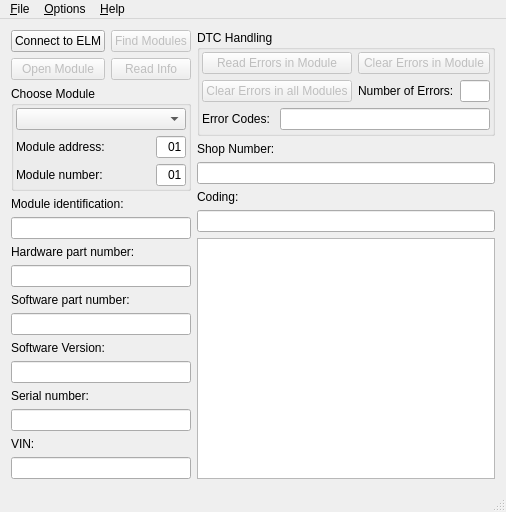
<?xml version="1.0" encoding="UTF-8"?>
<ui version="4.0">
 <class>MainWindow</class>
 <widget class="QMainWindow" name="MainWindow">
  <property name="windowTitle">
   <string>SpeckMobil</string>
  </property>
  <property name="windowIcon">
   <iconset resource="icons.qrc">
    <normaloff>:/resources/icon.png</normaloff>:/resources/icon.png</iconset>
  </property>
  <widget class="QWidget" name="centralWidget">
   <layout class="QGridLayout" name="gridLayout_5">
    <item row="0" column="0">
     <widget class="QPushButton" name="pushButton_connect">
      <property name="text">
       <string>Connect to ELM</string>
      </property>
     </widget>
    </item>
    <item row="0" column="1">
     <widget class="QPushButton" name="pushButton_findModules">
      <property name="enabled">
       <bool>false</bool>
      </property>
      <property name="text">
       <string>Find Modules</string>
      </property>
     </widget>
    </item>
    <item row="0" column="2" rowspan="3">
     <widget class="QGroupBox" name="groupBox">
      <property name="title">
       <string>DTC Handling</string>
      </property>
      <layout class="QGridLayout" name="gridLayout">
       <property name="leftMargin">
        <number>2</number>
       </property>
       <property name="topMargin">
        <number>2</number>
       </property>
       <property name="rightMargin">
        <number>2</number>
       </property>
       <property name="bottomMargin">
        <number>2</number>
       </property>
       <item row="0" column="0">
        <layout class="QGridLayout" name="gridLayout_3">
         <item row="1" column="2">
          <layout class="QHBoxLayout" name="horizontalLayout_2">
           <item>
            <widget class="QLabel" name="label_9">
             <property name="text">
              <string>Number of Errors:</string>
             </property>
            </widget>
           </item>
           <item>
            <widget class="QLineEdit" name="lineEdit_numDTC">
             <property name="enabled">
              <bool>true</bool>
             </property>
             <property name="sizePolicy">
              <sizepolicy hsizetype="Maximum" vsizetype="Fixed">
               <horstretch>0</horstretch>
               <verstretch>0</verstretch>
              </sizepolicy>
             </property>
             <property name="maximumSize">
              <size>
               <width>30</width>
               <height>16777215</height>
              </size>
             </property>
             <property name="inputMask">
              <string>hH</string>
             </property>
             <property name="maxLength">
              <number>2</number>
             </property>
             <property name="alignment">
              <set>Qt::AlignRight|Qt::AlignTrailing|Qt::AlignVCenter</set>
             </property>
            </widget>
           </item>
          </layout>
         </item>
         <item row="0" column="0" colspan="2">
          <widget class="QPushButton" name="pushButton_readErrors">
           <property name="enabled">
            <bool>false</bool>
           </property>
           <property name="text">
            <string>Read Errors in Module</string>
           </property>
          </widget>
         </item>
         <item row="0" column="2">
          <widget class="QPushButton" name="pushButton_resetErrors">
           <property name="enabled">
            <bool>false</bool>
           </property>
           <property name="text">
            <string>Clear Errors in Module</string>
           </property>
          </widget>
         </item>
         <item row="1" column="0" colspan="2">
          <widget class="QPushButton" name="pushButton_resetErrors_2">
           <property name="enabled">
            <bool>false</bool>
           </property>
           <property name="text">
            <string>Clear Errors in all Modules</string>
           </property>
          </widget>
         </item>
         <item row="2" column="0">
          <widget class="QLabel" name="label_10">
           <property name="text">
            <string>Error Codes:</string>
           </property>
          </widget>
         </item>
         <item row="2" column="1" colspan="2">
          <widget class="QLineEdit" name="lineEdit_DTCs"/>
         </item>
        </layout>
       </item>
      </layout>
     </widget>
    </item>
    <item row="1" column="0">
     <widget class="QPushButton" name="pushButton_openModule">
      <property name="enabled">
       <bool>false</bool>
      </property>
      <property name="sizePolicy">
       <sizepolicy hsizetype="Minimum" vsizetype="Fixed">
        <horstretch>0</horstretch>
        <verstretch>0</verstretch>
       </sizepolicy>
      </property>
      <property name="toolTip">
       <string>Opens a connection to the specfied module</string>
      </property>
      <property name="text">
       <string>Open Module</string>
      </property>
      <property name="icon">
       <iconset resource="icons.qrc">
        <normaloff>:/resources/red.png</normaloff>:/resources/red.png</iconset>
      </property>
      <property name="iconSize">
       <size>
        <width>12</width>
        <height>12</height>
       </size>
      </property>
     </widget>
    </item>
    <item row="1" column="1">
     <widget class="QPushButton" name="pushButton_startDiag">
      <property name="enabled">
       <bool>false</bool>
      </property>
      <property name="text">
       <string>Read Info</string>
      </property>
     </widget>
    </item>
    <item row="2" column="0" rowspan="2" colspan="2">
     <widget class="QGroupBox" name="groupBox_2">
      <property name="title">
       <string>Choose Module</string>
      </property>
      <layout class="QGridLayout" name="gridLayout_2">
       <property name="leftMargin">
        <number>2</number>
       </property>
       <property name="topMargin">
        <number>2</number>
       </property>
       <property name="rightMargin">
        <number>2</number>
       </property>
       <property name="bottomMargin">
        <number>2</number>
       </property>
       <item row="0" column="0">
        <layout class="QGridLayout" name="gridLayout_4">
         <item row="0" column="0">
          <widget class="QComboBox" name="comboBox_modules">
           <property name="sizePolicy">
            <sizepolicy hsizetype="MinimumExpanding" vsizetype="Fixed">
             <horstretch>0</horstretch>
             <verstretch>0</verstretch>
            </sizepolicy>
           </property>
           <property name="toolTip">
            <string>Select a module to connect to</string>
           </property>
          </widget>
         </item>
         <item row="1" column="0">
          <layout class="QHBoxLayout" name="horizontalLayout">
           <item>
            <widget class="QLabel" name="label_2">
             <property name="text">
              <string>Module address:</string>
             </property>
            </widget>
           </item>
           <item>
            <widget class="QLineEdit" name="lineEdit_moduleAddress">
             <property name="enabled">
              <bool>true</bool>
             </property>
             <property name="sizePolicy">
              <sizepolicy hsizetype="Maximum" vsizetype="Fixed">
               <horstretch>0</horstretch>
               <verstretch>0</verstretch>
              </sizepolicy>
             </property>
             <property name="maximumSize">
              <size>
               <width>30</width>
               <height>16777215</height>
              </size>
             </property>
             <property name="inputMask">
              <string>hH</string>
             </property>
             <property name="text">
              <string>01</string>
             </property>
             <property name="maxLength">
              <number>2</number>
             </property>
             <property name="alignment">
              <set>Qt::AlignRight|Qt::AlignTrailing|Qt::AlignVCenter</set>
             </property>
            </widget>
           </item>
          </layout>
         </item>
         <item row="2" column="0">
          <layout class="QHBoxLayout" name="horizontalLayout_13">
           <item>
            <widget class="QLabel" name="label_3">
             <property name="text">
              <string>Module number:</string>
             </property>
            </widget>
           </item>
           <item>
            <widget class="QLineEdit" name="lineEdit_moduleNum">
             <property name="enabled">
              <bool>true</bool>
             </property>
             <property name="sizePolicy">
              <sizepolicy hsizetype="Maximum" vsizetype="Fixed">
               <horstretch>0</horstretch>
               <verstretch>0</verstretch>
              </sizepolicy>
             </property>
             <property name="maximumSize">
              <size>
               <width>30</width>
               <height>16777215</height>
              </size>
             </property>
             <property name="inputMask">
              <string>hH</string>
             </property>
             <property name="text">
              <string>01</string>
             </property>
             <property name="maxLength">
              <number>2</number>
             </property>
             <property name="alignment">
              <set>Qt::AlignRight|Qt::AlignTrailing|Qt::AlignVCenter</set>
             </property>
             <property name="readOnly">
              <bool>true</bool>
             </property>
            </widget>
           </item>
          </layout>
         </item>
        </layout>
       </item>
      </layout>
     </widget>
    </item>
    <item row="3" column="2" rowspan="2">
     <layout class="QVBoxLayout" name="verticalLayout_2">
      <item>
       <widget class="QLabel" name="label_8">
        <property name="text">
         <string>Shop Number:</string>
        </property>
       </widget>
      </item>
      <item>
       <widget class="QLineEdit" name="lineEdit_shopNum"/>
      </item>
      <item>
       <widget class="QLabel" name="label_6">
        <property name="text">
         <string>Coding:</string>
        </property>
       </widget>
      </item>
      <item>
       <widget class="QLineEdit" name="lineEdit_coding"/>
      </item>
     </layout>
    </item>
    <item row="4" column="0" rowspan="2" colspan="2">
     <layout class="QVBoxLayout" name="verticalLayout">
      <item>
       <widget class="QLabel" name="label_13">
        <property name="text">
         <string>Module identification:</string>
        </property>
       </widget>
      </item>
      <item>
       <widget class="QLineEdit" name="lineEdit_moduleId">
        <property name="toolTip">
         <string>Displays information about the current module</string>
        </property>
        <property name="readOnly">
         <bool>true</bool>
        </property>
       </widget>
      </item>
      <item>
       <widget class="QLabel" name="label_14">
        <property name="text">
         <string>Hardware part number:</string>
        </property>
       </widget>
      </item>
      <item>
       <widget class="QLineEdit" name="lineEdit_hwNum">
        <property name="toolTip">
         <string>Displays information about the current Electronic Control Module</string>
        </property>
        <property name="readOnly">
         <bool>true</bool>
        </property>
       </widget>
      </item>
      <item>
       <widget class="QLabel" name="label">
        <property name="text">
         <string>Software part number:</string>
        </property>
       </widget>
      </item>
      <item>
       <widget class="QLineEdit" name="lineEdit_swNum"/>
      </item>
      <item>
       <widget class="QLabel" name="label_7">
        <property name="text">
         <string>Software Version:</string>
        </property>
       </widget>
      </item>
      <item>
       <widget class="QLineEdit" name="lineEdit_swVers"/>
      </item>
      <item>
       <widget class="QLabel" name="label_11">
        <property name="text">
         <string>Serial number:</string>
        </property>
       </widget>
      </item>
      <item>
       <widget class="QLineEdit" name="lineEdit_serNum"/>
      </item>
      <item>
       <widget class="QLabel" name="label_12">
        <property name="text">
         <string>VIN:</string>
        </property>
       </widget>
      </item>
      <item>
       <widget class="QLineEdit" name="lineEdit_vin"/>
      </item>
     </layout>
    </item>
    <item row="5" column="2">
     <widget class="QPlainTextEdit" name="plainTextEdit_log"/>
    </item>
   </layout>
   <zorder>label</zorder>
   <zorder>label_13</zorder>
   <zorder>lineEdit_moduleId</zorder>
   <zorder>lineEdit_hwNum</zorder>
   <zorder>lineEdit_coding</zorder>
   <zorder>label_14</zorder>
   <zorder>lineEdit_swNum</zorder>
   <zorder>label_6</zorder>
   <zorder>pushButton_readErrors</zorder>
   <zorder>plainTextEdit_log</zorder>
   <zorder>comboBox_modules</zorder>
   <zorder>label_7</zorder>
   <zorder>lineEdit_swVers</zorder>
   <zorder>label_8</zorder>
   <zorder>lineEdit_shopNum</zorder>
   <zorder>pushButton_resetErrors_2</zorder>
   <zorder>lineEdit_numDTC</zorder>
   <zorder>label_9</zorder>
   <zorder>lineEdit_DTCs</zorder>
   <zorder>label_10</zorder>
   <zorder>label_11</zorder>
   <zorder>lineEdit_serNum</zorder>
   <zorder>label_12</zorder>
   <zorder>lineEdit_vin</zorder>
   <zorder>label_9</zorder>
   <zorder>lineEdit_numDTC</zorder>
   <zorder>groupBox</zorder>
   <zorder>groupBox_2</zorder>
  </widget>
  <widget class="QMenuBar" name="menuBar">
   <property name="geometry">
    <rect>
     <x>0</x>
     <y>0</y>
     <width>497</width>
     <height>18</height>
    </rect>
   </property>
   <widget class="QMenu" name="menu_File">
    <property name="title">
     <string>&amp;File</string>
    </property>
    <addaction name="actionExit"/>
   </widget>
   <widget class="QMenu" name="menu_Options">
    <property name="title">
     <string>&amp;Options</string>
    </property>
    <addaction name="actionApplication_settings"/>
    <addaction name="actionSerial_port_settings"/>
    <addaction name="separator"/>
    <addaction name="actionClear_log"/>
   </widget>
   <widget class="QMenu" name="menu_Help">
    <property name="title">
     <string>&amp;Help</string>
    </property>
    <addaction name="action_About"/>
   </widget>
   <addaction name="menu_File"/>
   <addaction name="menu_Options"/>
   <addaction name="menu_Help"/>
  </widget>
  <widget class="QStatusBar" name="statusBar"/>
  <action name="actionExit">
   <property name="text">
    <string>E&amp;xit</string>
   </property>
  </action>
  <action name="actionSerial_port_settings">
   <property name="text">
    <string>&amp;Serial port settings</string>
   </property>
  </action>
  <action name="action_About">
   <property name="text">
    <string>&amp;About</string>
   </property>
  </action>
  <action name="actionClear_log">
   <property name="text">
    <string>&amp;Clear log</string>
   </property>
  </action>
  <action name="actionApplication_settings">
   <property name="text">
    <string>&amp;Application settings</string>
   </property>
  </action>
 </widget>
 <layoutdefault spacing="6" margin="11"/>
 <resources>
  <include location="icons.qrc"/>
 </resources>
 <connections>
  <connection>
   <sender>actionExit</sender>
   <signal>triggered()</signal>
   <receiver>MainWindow</receiver>
   <slot>close()</slot>
   <hints>
    <hint type="sourcelabel">
     <x>-1</x>
     <y>-1</y>
    </hint>
    <hint type="destinationlabel">
     <x>453</x>
     <y>358</y>
    </hint>
   </hints>
  </connection>
 </connections>
</ui>
